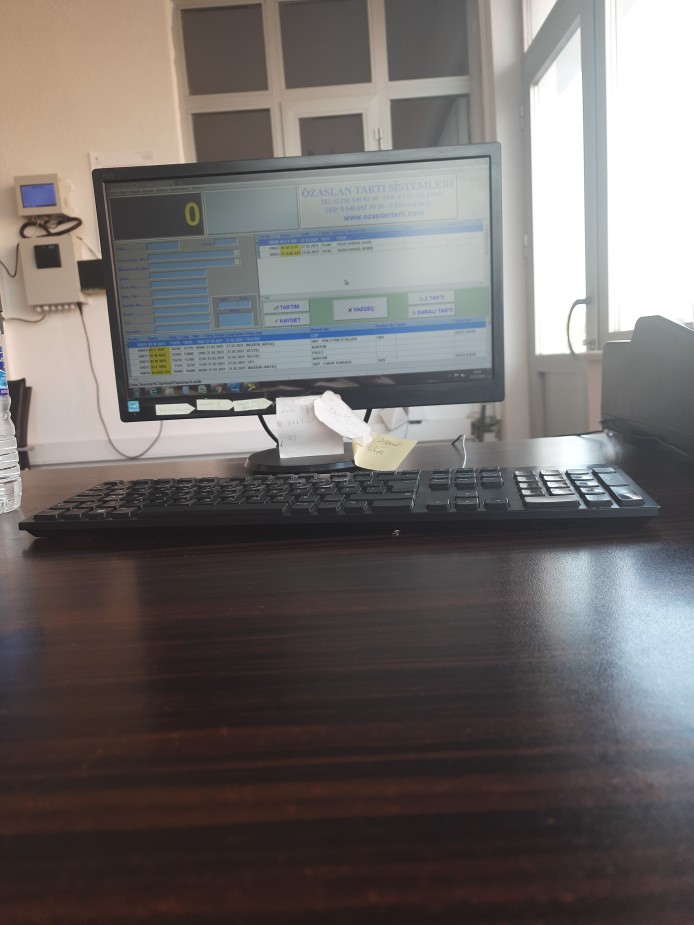
#> input picture projecttalos/test0/20210227_161643.jpg, 3468 x 4624 px, found by its file name (shown at 1/5 size); its folder holds only this picture in this run
$ python data_preprocessing.py
#> lines starting #> are read from the running program, lines starting #| are printed output that depends on the picture
import numpy as np
import os
import cv2
import random

def ImagePreprocess(path2img,train_size=0.7,size=(80,80)):
#> called with train_size = 0.7, size = (80, 80)
    x_test=[]
    y_test=[[]]
    x_train=[]
    y_train=[[]]
    for path in path2img:
        numberoffiles=len(os.listdir(path))
        counter=0
        for img in os.listdir(path):
            if counter<(numberoffiles*train_size):
                pic = cv2.cvtColor(cv2.imread(os.path.join(path,img)),cv2.COLOR_BGR2RGB)
                pic = cv2.imread(os.path.join(path,img))
#> pic is the input picture: shape (4624, 3468, 3); mean B, G, R 105.7, 107.4, 112.3
                pic = cv2.resize(pic,size)
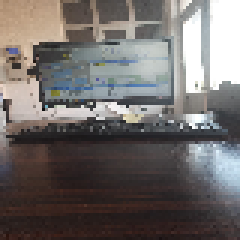
#> pic: shape (80, 80, 3) (shown 3 times larger); mean B, G, R 105.4, 107.2, 112.2
                x_train.append([pic])
                y_train[0].append(path2img.index(path))
                counter+=1
            else:
                pic = cv2.cvtColor(cv2.imread(os.path.join(path,img)),cv2.COLOR_BGR2RGB)
                pic = cv2.imread(os.path.join(path,img))
                pic = cv2.resize(pic,size)
                x_test.append([pic])
                y_test[0].append(path2img.index(path))
                counter+=1

    temp0=list(zip(x_train,y_train[0]))
    random.shuffle(temp0)
    x_train,y_train[0]=zip(*temp0)
    temp1=list(zip(x_test,y_test[0]))
    random.shuffle(temp1)
    x_test,y_test[0]=zip(*temp1)

    x_train=np.array(x_train)
    y_train=np.array(y_train)
    x_test=np.array(x_test)
    y_test=np.array(y_test)


    x_train=x_train.reshape(x_train.shape[0],-1).T
    x_test=x_test.reshape(x_test.shape[0],-1).T
    x_train=x_train/255.
    x_test=x_test/255.

    return x_train,x_test,y_train,y_test
#> (the run stopped early here; a loop or call above may not have finished)
